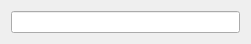
<?xml version="1.0" encoding="UTF-8"?>
<ui version="4.0">
 <class>TextParam</class>
 <widget class="QWidget" name="TextParam">
  <property name="geometry">
   <rect>
    <x>0</x>
    <y>0</y>
    <width>251</width>
    <height>42</height>
   </rect>
  </property>
  <property name="windowTitle">
   <string>Form</string>
  </property>
  <layout class="QHBoxLayout" name="horizontalLayout">
   <item>
    <widget class="QLineEdit" name="textParam"/>
   </item>
  </layout>
 </widget>
 <resources/>
 <connections/>
</ui>
